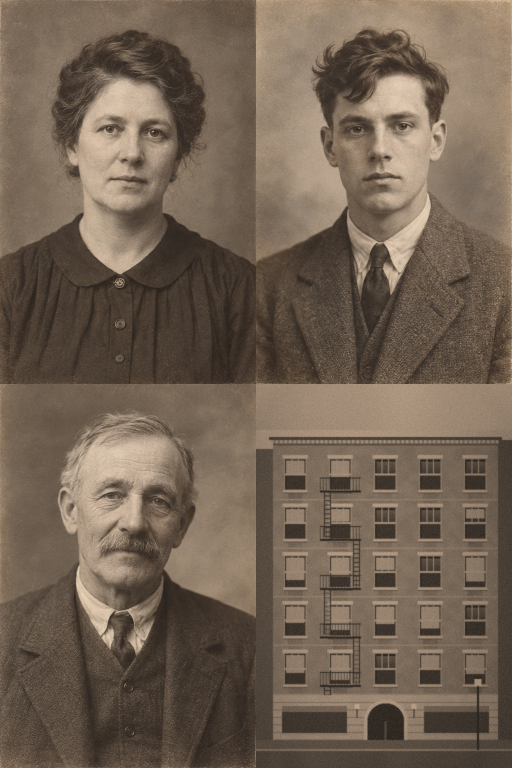
#> input picture art/data/photo_portraits/portrait_atlas.png, 1024 x 1536 px (shown at 1/2 size)
$ python -i scrub_source_watermarks.py   (imports and definitions only)
#> lines starting #> are read from the running program, lines starting #| are printed output that depends on the picture
"""Find and remove the generator's sparkle watermark from AI source photos.

    python art/tools/scrub_source_watermarks.py --report     # detect only, list scores
    python art/tools/scrub_source_watermarks.py --preview    # write before/after crops
    python art/tools/scrub_source_watermarks.py --apply      # rewrite the sources in place

WHY. Generated sources carry a four-point sparkle glyph, a ~40 % white
overlay about 96 px across, inset from the bottom-right corner. The ingest
makes each source seamless by a half-roll crossfade and derives height,
normal and roughness from the albedo, so the glyph lands on every tile of
every surface built from it, in all four maps (seen 2026-08-21 on the 2A
bedroom brick). Fixing the SOURCE and re-ingesting fixes everything at once.

HOW. The glyph is a known shape, so it is synthesised (a concave four-point
star) and located by normalised cross-correlation against the band-passed
luminance of a window at the generator's fixed inset, at three scales. Where
it is found, the overlay's opacity is MEASURED per pixel: a smooth background
is fitted from the ring around the glyph, and alpha = (observed - background)
/ (white - background), smoothed and confined to the dilated star. The glyph
is then UNBLENDED - the texture underneath is recovered, not painted over:
original = (observed - alpha*white) / (1 - alpha). A measured alpha map that
is too faint or does not look like the star means no glyph; the file is left
alone rather than guessed at.
"""
import glob
import os
import sys

import numpy as np
from PIL import Image, ImageFilter

ROOT = os.path.normpath(os.path.join(os.path.dirname(__file__), "..", ".."))
SRC = os.path.join(ROOT, "art", "textures", "ai_sources")
PREVIEW_DIR = os.path.join(ROOT, "art", "textures", "ai_sources", "_scrub_preview")

GLYPH_PX = 96            # bounding size of the sparkle at native scale
SCALES = (0.8, 1.0, 1.25)
NCC_THRESHOLD = 0.45     # below this the corner holds no sparkle
# The generator places the glyph at a fixed inset from the bottom-right
# corner (about 190 px on every source measured, 1024 and 2048 alike), so
# the search is a small window around that inset rather than a corner quadrant.
INSET_PX = 190
INSET_SLACK = 34
ALPHA_RANGE = (0.12, 0.75)
SHAPE_MIN = 0.55         # correlation between measured alpha and the star
# Named sources confirmed by eye to carry the glyph although a busy ground
# (lime blotches, stains) spoils the shape correlation under it.
KNOWN_CARRIERS = {"common_brick_interior.png"}


# [10 lines left out: function sparkle, not called in this run]


def bandpass(gray):
    """Keep the glyph's broad shape, drop brick edges and the lighting gradient."""
    g = Image.fromarray(gray.astype(np.uint8))
    fine = np.asarray(g.filter(ImageFilter.GaussianBlur(3)), dtype=np.float32)
    broad = np.asarray(g.filter(ImageFilter.GaussianBlur(40)), dtype=np.float32)
    return fine - broad


# [204 lines left out: functions ncc_search, detect, period_along_x, clone_estimate, ring_background, unblend and 1 more, not called in this run]


# [2 lines not run here, left out]

>>> import cv2
>>> picture = cv2.imread('../data/photo_portraits/portrait_atlas.png', cv2.IMREAD_GRAYSCALE)
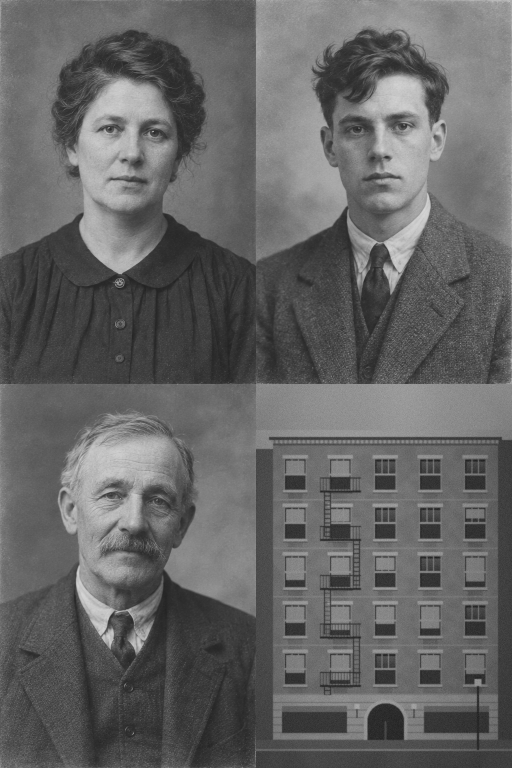
#> picture: shape (1536, 1024) (shown at 1/2 size); min 23, max 214, mean 100.6
>>> result = bandpass(picture)
#> in bandpass, `broad = np.asarray(g.filter(ImageFilter.GaussianBlur(40)), dtype=np.fl..`:
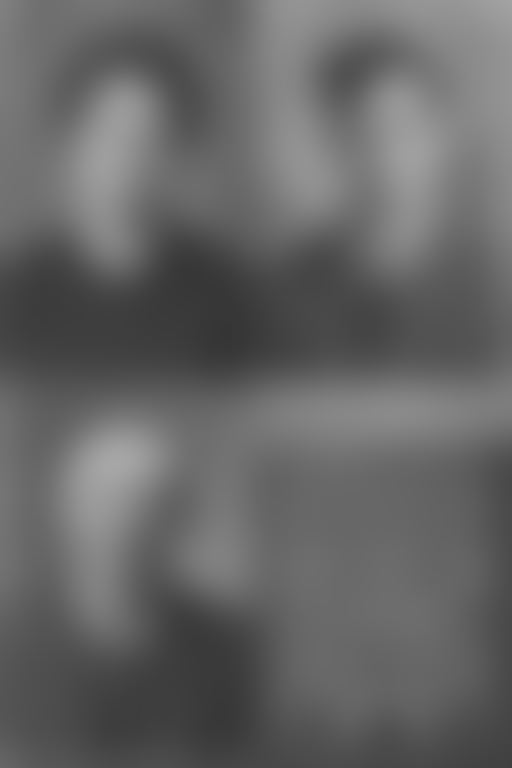
#> broad: shape (1536, 1024) float32 (shown at 1/2 size); min 53, max 167, mean 101.1
#> in bandpass, `return fine - broad`:
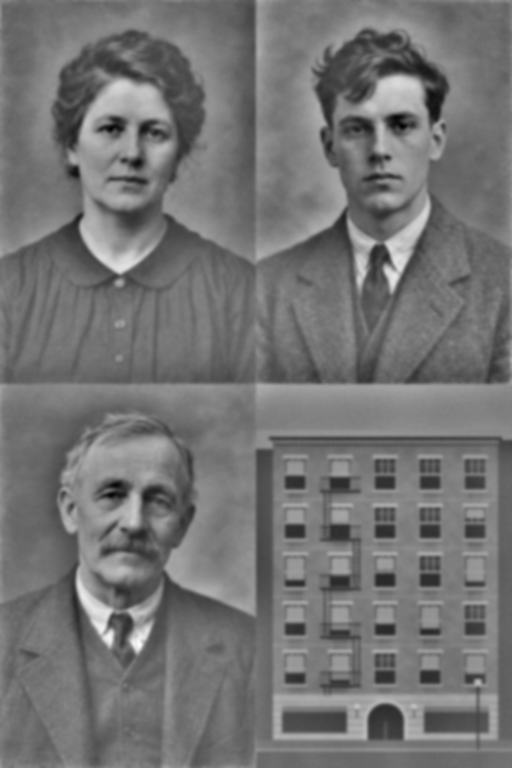
#> returned value: shape (1536, 1024) float32 (shown at 1/2 size); min -85, max 101, mean -0.5; drawn with min black and max white
